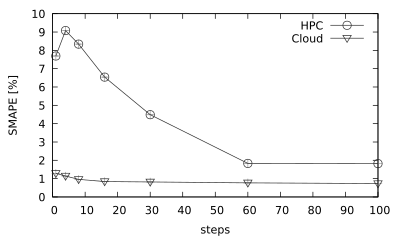

Reproduce this figure in gnuplot.
#set term png size 800,400
#set output 'by-step-smape.png'

set terminal pdf size 4,2.4
set output 'by-step-smape.pdf'

#x axis formatting
set xlabel 'steps'

#y axis formatting
set ylabel 'SMAPE [%]'

# styles
set style line 1 \
    linecolor rgb '#303030' \
    linetype 1 linewidth 1.0 \
    pointtype 6 pointsize 1.0
set style line 2 \
    linecolor rgb '#303030' \
    linetype 1 linewidth 1.0 \
    pointtype 25 pointsize 1.0
set style line 3 \
    linecolor rgb '#A0A0A0' \
    linetype 1 linewidth 1
set style line 4 \
    linecolor rgb '#303030' \
    linetype 1 linewidth 1.0 \
    pointtype 17 pointsize 1.0

set autoscale

plot \
    "by-step-smape-hpc.csv" using 1:2:3 with errorbars ls 3 notitle, "" using 1:2 with linespoints ls 1 title 'HPC', \
    "by-step-smape-uninet.csv" using 1:2:3 with errorbars ls 3 notitle, "" using 1:2 with linespoints ls 2 title 'Cloud'
